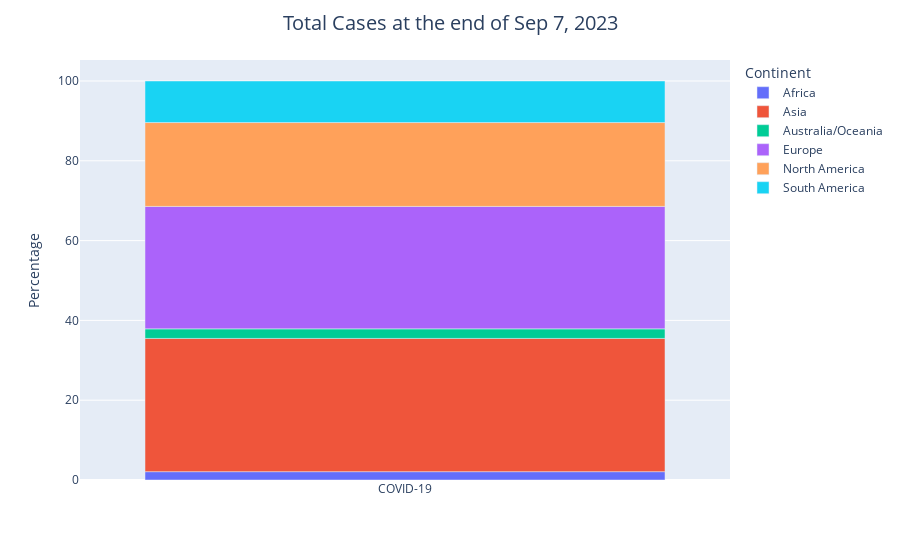
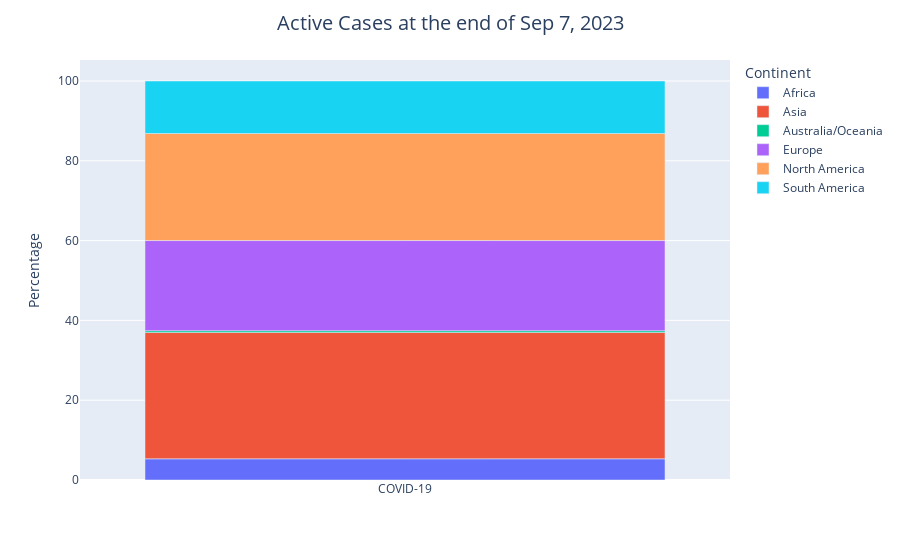
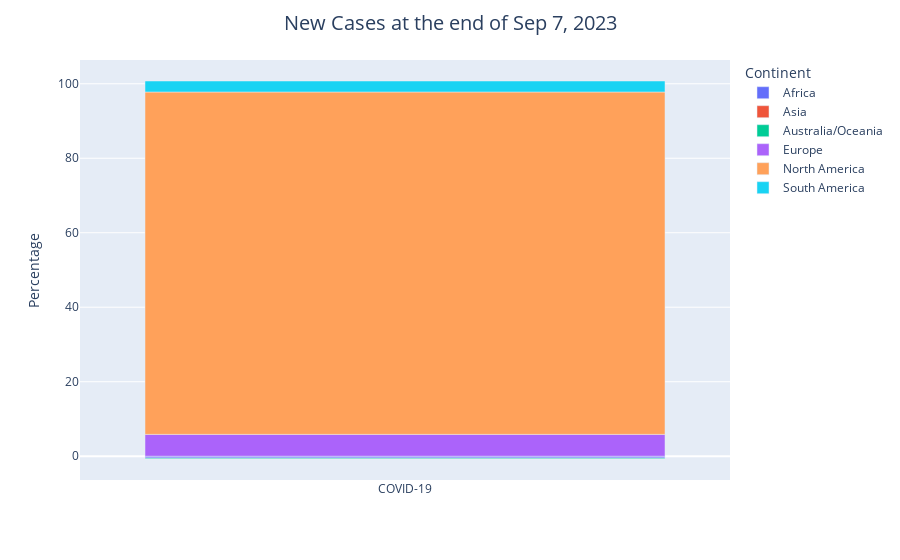
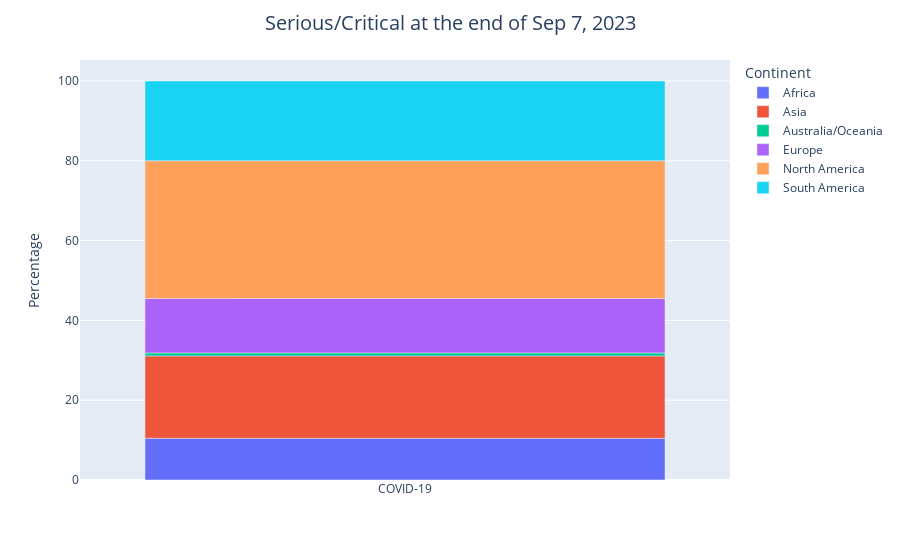

Source (notebook cell) for these figures, in order:
### Code cell
continent_visualization(cases_vis_list)

### Figure 1 — Plotly figure (JSON) as saved in the notebook; plotly's stock layout.template omitted (floating-point values rounded to 4 significant figures)
{"data": [{"alignmentgroup": "True", "customdata": [[12756412]], "hovertemplate": "Continent=Africa<br>Virus=%{x}<br>Percentage=%{y}<br>Total Cases=%{customdata[0]}<extra></extra>", "legendgroup": "Africa", "marker": {"color": "#636efa", "pattern": {"shape": ""}}, "name": "Africa", "offsetgroup": "Africa", "orientation": "v", "showlegend": true, "textposition": "auto", "type": "bar", "x": ["COVID-19"], "xaxis": "x", "y": [2.09], "yaxis": "y"}, {"alignmentgroup": "True", "customdata": [[203331708]], "hovertemplate": "Continent=Asia<br>Virus=%{x}<br>Percentage=%{y}<br>Total Cases=%{customdata[0]}<extra></extra>", "legendgroup": "Asia", "marker": {"color": "#EF553B", "pattern": {"shape": ""}}, "name": "Asia", "offsetgroup": "Asia", "orientation": "v", "showlegend": true, "textposition": "auto", "type": "bar", "x": ["COVID-19"], "xaxis": "x", "y": [33.39], "yaxis": "y"}, {"alignmentgroup": "True", "customdata": [[14622906]], "hovertemplate": "Continent=Australia/Oceania<br>Virus=%{x}<br>Percentage=%{y}<br>Total Cases=%{customdata[0]}<extra></extra>", "legendgroup": "Australia/Oceania", "marker": {"color": "#00cc96", "pattern": {"shape": ""}}, "name": "Australia/Oceania", "offsetgroup": "Australia/Oceania", "orientation": "v", "showlegend": true, "textposition": "auto", "type": "bar", "x": ["COVID-19"], "xaxis": "x", "y": [2.4], "yaxis": "y"}, {"alignmentgroup": "True", "customdata": [[186943482]], "hovertemplate": "Continent=Europe<br>Virus=%{x}<br>Percentage=%{y}<br>Total Cases=%{customdata[0]}<extra></extra>", "legendgroup": "Europe", "marker": {"color": "#ab63fa", "pattern": {"shape": ""}}, "name": "Europe", "offsetgroup": "Europe", "orientation": "v", "showlegend": true, "textposition": "auto", "type": "bar", "x": ["COVID-19"], "xaxis": "x", "y": [30.69], "yaxis": "y"}, {"alignmentgroup": "True", "customdata": [[127997932]], "hovertemplate": "Continent=North America<br>Virus=%{x}<br>Percentage=%{y}<br>Total Cases=%{customdata[0]}<extra></extra>", "legendgroup": "North America", "marker": {"color": "#FFA15A", "pattern": {"shape": ""}}, "name": "North America", "offsetgroup": "North America", "orientation": "v", "showlegend": true, "textposition": "auto", "type": "bar", "x": ["COVID-19"], "xaxis": "x", "y": [21.02], "yaxis": "y"}, {"alignmentgroup": "True", "customdata": [[63384720]], "hovertemplate": "Continent=South America<br>Virus=%{x}<br>Percentage=%{y}<br>Total Cases=%{customdata[0]}<extra></extra>", "legendgroup": "South America", "marker": {"color": "#19d3f3", "pattern": {"shape": ""}}, "name": "South America", "offsetgroup": "South America", "orientation": "v", "showlegend": true, "textposition": "auto", "type": "bar", "x": ["COVID-19"], "xaxis": "x", "y": [10.41], "yaxis": "y"}], "layout": {"barmode": "relative", "legend": {"title": {"text": "Continent"}, "tracegroupgap": 0}, "margin": {"t": 60}, "title": {"font": {"size": 20}, "text": "Total Cases at the end of Sep 7, 2023", "x": 0.5, "xanchor": "center"}, "xaxis": {"anchor": "y", "domain": [0.0, 1.0], "title": {"text": ""}}, "yaxis": {"anchor": "x", "domain": [0.0, 1.0], "title": {"text": "Percentage"}}}}

### Figure 2 — Plotly figure (JSON) as saved in the notebook; plotly's stock layout.template omitted (floating-point values rounded to 4 significant figures)
{"data": [{"alignmentgroup": "True", "customdata": [[392560]], "hovertemplate": "Continent=Africa<br>Virus=%{x}<br>Percentage=%{y}<br>Active Cases=%{customdata[0]}<extra></extra>", "legendgroup": "Africa", "marker": {"color": "#636efa", "pattern": {"shape": ""}}, "name": "Africa", "offsetgroup": "Africa", "orientation": "v", "showlegend": true, "textposition": "auto", "type": "bar", "x": ["COVID-19"], "xaxis": "x", "y": [5.31], "yaxis": "y"}, {"alignmentgroup": "True", "customdata": [[2337330]], "hovertemplate": "Continent=Asia<br>Virus=%{x}<br>Percentage=%{y}<br>Active Cases=%{customdata[0]}<extra></extra>", "legendgroup": "Asia", "marker": {"color": "#EF553B", "pattern": {"shape": ""}}, "name": "Asia", "offsetgroup": "Asia", "orientation": "v", "showlegend": true, "textposition": "auto", "type": "bar", "x": ["COVID-19"], "xaxis": "x", "y": [31.65], "yaxis": "y"}, {"alignmentgroup": "True", "customdata": [[33303]], "hovertemplate": "Continent=Australia/Oceania<br>Virus=%{x}<br>Percentage=%{y}<br>Active Cases=%{customdata[0]}<extra></extra>", "legendgroup": "Australia/Oceania", "marker": {"color": "#00cc96", "pattern": {"shape": ""}}, "name": "Australia/Oceania", "offsetgroup": "Australia/Oceania", "orientation": "v", "showlegend": true, "textposition": "auto", "type": "bar", "x": ["COVID-19"], "xaxis": "x", "y": [0.45], "yaxis": "y"}, {"alignmentgroup": "True", "customdata": [[1669083]], "hovertemplate": "Continent=Europe<br>Virus=%{x}<br>Percentage=%{y}<br>Active Cases=%{customdata[0]}<extra></extra>", "legendgroup": "Europe", "marker": {"color": "#ab63fa", "pattern": {"shape": ""}}, "name": "Europe", "offsetgroup": "Europe", "orientation": "v", "showlegend": true, "textposition": "auto", "type": "bar", "x": ["COVID-19"], "xaxis": "x", "y": [22.6], "yaxis": "y"}, {"alignmentgroup": "True", "customdata": [[1982009]], "hovertemplate": "Continent=North America<br>Virus=%{x}<br>Percentage=%{y}<br>Active Cases=%{customdata[0]}<extra></extra>", "legendgroup": "North America", "marker": {"color": "#FFA15A", "pattern": {"shape": ""}}, "name": "North America", "offsetgroup": "North America", "orientation": "v", "showlegend": true, "textposition": "auto", "type": "bar", "x": ["COVID-19"], "xaxis": "x", "y": [26.83], "yaxis": "y"}, {"alignmentgroup": "True", "customdata": [[971634]], "hovertemplate": "Continent=South America<br>Virus=%{x}<br>Percentage=%{y}<br>Active Cases=%{customdata[0]}<extra></extra>", "legendgroup": "South America", "marker": {"color": "#19d3f3", "pattern": {"shape": ""}}, "name": "South America", "offsetgroup": "South America", "orientation": "v", "showlegend": true, "textposition": "auto", "type": "bar", "x": ["COVID-19"], "xaxis": "x", "y": [13.16], "yaxis": "y"}], "layout": {"barmode": "relative", "legend": {"title": {"text": "Continent"}, "tracegroupgap": 0}, "margin": {"t": 60}, "title": {"font": {"size": 20}, "text": "Active Cases at the end of Sep 7, 2023", "x": 0.5, "xanchor": "center"}, "xaxis": {"anchor": "y", "domain": [0.0, 1.0], "title": {"text": ""}}, "yaxis": {"anchor": "x", "domain": [0.0, 1.0], "title": {"text": "Percentage"}}}}

### Figure 3 — Plotly figure (JSON) as saved in the notebook; plotly's stock layout.template omitted (floating-point values rounded to 4 significant figures)
{"data": [{"alignmentgroup": "True", "customdata": [[-54.0]], "hovertemplate": "Continent=Africa<br>Virus=%{x}<br>Percentage=%{y}<br>New Cases=%{customdata[0]}<extra></extra>", "legendgroup": "Africa", "marker": {"color": "#636efa", "pattern": {"shape": ""}}, "name": "Africa", "offsetgroup": "Africa", "orientation": "v", "showlegend": true, "textposition": "auto", "type": "bar", "x": ["COVID-19"], "xaxis": "x", "y": [-0.52], "yaxis": "y"}, {"alignmentgroup": "True", "customdata": [[-5.0]], "hovertemplate": "Continent=Asia<br>Virus=%{x}<br>Percentage=%{y}<br>New Cases=%{customdata[0]}<extra></extra>", "legendgroup": "Asia", "marker": {"color": "#EF553B", "pattern": {"shape": ""}}, "name": "Asia", "offsetgroup": "Asia", "orientation": "v", "showlegend": true, "textposition": "auto", "type": "bar", "x": ["COVID-19"], "xaxis": "x", "y": [-0.05], "yaxis": "y"}, {"alignmentgroup": "True", "customdata": [[-19.0]], "hovertemplate": "Continent=Australia/Oceania<br>Virus=%{x}<br>Percentage=%{y}<br>New Cases=%{customdata[0]}<extra></extra>", "legendgroup": "Australia/Oceania", "marker": {"color": "#00cc96", "pattern": {"shape": ""}}, "name": "Australia/Oceania", "offsetgroup": "Australia/Oceania", "orientation": "v", "showlegend": true, "textposition": "auto", "type": "bar", "x": ["COVID-19"], "xaxis": "x", "y": [-0.18], "yaxis": "y"}, {"alignmentgroup": "True", "customdata": [[614.0]], "hovertemplate": "Continent=Europe<br>Virus=%{x}<br>Percentage=%{y}<br>New Cases=%{customdata[0]}<extra></extra>", "legendgroup": "Europe", "marker": {"color": "#ab63fa", "pattern": {"shape": ""}}, "name": "Europe", "offsetgroup": "Europe", "orientation": "v", "showlegend": true, "textposition": "auto", "type": "bar", "x": ["COVID-19"], "xaxis": "x", "y": [5.86], "yaxis": "y"}, {"alignmentgroup": "True", "customdata": [[9629.0]], "hovertemplate": "Continent=North America<br>Virus=%{x}<br>Percentage=%{y}<br>New Cases=%{customdata[0]}<extra></extra>", "legendgroup": "North America", "marker": {"color": "#FFA15A", "pattern": {"shape": ""}}, "name": "North America", "offsetgroup": "North America", "orientation": "v", "showlegend": true, "textposition": "auto", "type": "bar", "x": ["COVID-19"], "xaxis": "x", "y": [91.93], "yaxis": "y"}, {"alignmentgroup": "True", "customdata": [[309.0]], "hovertemplate": "Continent=South America<br>Virus=%{x}<br>Percentage=%{y}<br>New Cases=%{customdata[0]}<extra></extra>", "legendgroup": "South America", "marker": {"color": "#19d3f3", "pattern": {"shape": ""}}, "name": "South America", "offsetgroup": "South America", "orientation": "v", "showlegend": true, "textposition": "auto", "type": "bar", "x": ["COVID-19"], "xaxis": "x", "y": [2.95], "yaxis": "y"}], "layout": {"barmode": "relative", "legend": {"title": {"text": "Continent"}, "tracegroupgap": 0}, "margin": {"t": 60}, "title": {"font": {"size": 20}, "text": "New Cases at the end of Sep 7, 2023", "x": 0.5, "xanchor": "center"}, "xaxis": {"anchor": "y", "domain": [0.0, 1.0], "title": {"text": ""}}, "yaxis": {"anchor": "x", "domain": [0.0, 1.0], "title": {"text": "Percentage"}}}}

### Figure 4 — Plotly figure (JSON) as saved in the notebook; plotly's stock layout.template omitted (floating-point values rounded to 4 significant figures)
{"data": [{"alignmentgroup": "True", "customdata": [[516]], "hovertemplate": "Continent=Africa<br>Virus=%{x}<br>Percentage=%{y}<br>Serious/Critical=%{customdata[0]}<extra></extra>", "legendgroup": "Africa", "marker": {"color": "#636efa", "pattern": {"shape": ""}}, "name": "Africa", "offsetgroup": "Africa", "orientation": "v", "showlegend": true, "textposition": "auto", "type": "bar", "x": ["COVID-19"], "xaxis": "x", "y": [10.46], "yaxis": "y"}, {"alignmentgroup": "True", "customdata": [[1018]], "hovertemplate": "Continent=Asia<br>Virus=%{x}<br>Percentage=%{y}<br>Serious/Critical=%{customdata[0]}<extra></extra>", "legendgroup": "Asia", "marker": {"color": "#EF553B", "pattern": {"shape": ""}}, "name": "Asia", "offsetgroup": "Asia", "orientation": "v", "showlegend": true, "textposition": "auto", "type": "bar", "x": ["COVID-19"], "xaxis": "x", "y": [20.64], "yaxis": "y"}, {"alignmentgroup": "True", "customdata": [[37]], "hovertemplate": "Continent=Australia/Oceania<br>Virus=%{x}<br>Percentage=%{y}<br>Serious/Critical=%{customdata[0]}<extra></extra>", "legendgroup": "Australia/Oceania", "marker": {"color": "#00cc96", "pattern": {"shape": ""}}, "name": "Australia/Oceania", "offsetgroup": "Australia/Oceania", "orientation": "v", "showlegend": true, "textposition": "auto", "type": "bar", "x": ["COVID-19"], "xaxis": "x", "y": [0.75], "yaxis": "y"}, {"alignmentgroup": "True", "customdata": [[672]], "hovertemplate": "Continent=Europe<br>Virus=%{x}<br>Percentage=%{y}<br>Serious/Critical=%{customdata[0]}<extra></extra>", "legendgroup": "Europe", "marker": {"color": "#ab63fa", "pattern": {"shape": ""}}, "name": "Europe", "offsetgroup": "Europe", "orientation": "v", "showlegend": true, "textposition": "auto", "type": "bar", "x": ["COVID-19"], "xaxis": "x", "y": [13.63], "yaxis": "y"}, {"alignmentgroup": "True", "customdata": [[1703]], "hovertemplate": "Continent=North America<br>Virus=%{x}<br>Percentage=%{y}<br>Serious/Critical=%{customdata[0]}<extra></extra>", "legendgroup": "North America", "marker": {"color": "#FFA15A", "pattern": {"shape": ""}}, "name": "North America", "offsetgroup": "North America", "orientation": "v", "showlegend": true, "textposition": "auto", "type": "bar", "x": ["COVID-19"], "xaxis": "x", "y": [34.53], "yaxis": "y"}, {"alignmentgroup": "True", "customdata": [[986]], "hovertemplate": "Continent=South America<br>Virus=%{x}<br>Percentage=%{y}<br>Serious/Critical=%{customdata[0]}<extra></extra>", "legendgroup": "South America", "marker": {"color": "#19d3f3", "pattern": {"shape": ""}}, "name": "South America", "offsetgroup": "South America", "orientation": "v", "showlegend": true, "textposition": "auto", "type": "bar", "x": ["COVID-19"], "xaxis": "x", "y": [19.99], "yaxis": "y"}], "layout": {"barmode": "relative", "legend": {"title": {"text": "Continent"}, "tracegroupgap": 0}, "margin": {"t": 60}, "title": {"font": {"size": 20}, "text": "Serious/Critical at the end of Sep 7, 2023", "x": 0.5, "xanchor": "center"}, "xaxis": {"anchor": "y", "domain": [0.0, 1.0], "title": {"text": ""}}, "yaxis": {"anchor": "x", "domain": [0.0, 1.0], "title": {"text": "Percentage"}}}}
